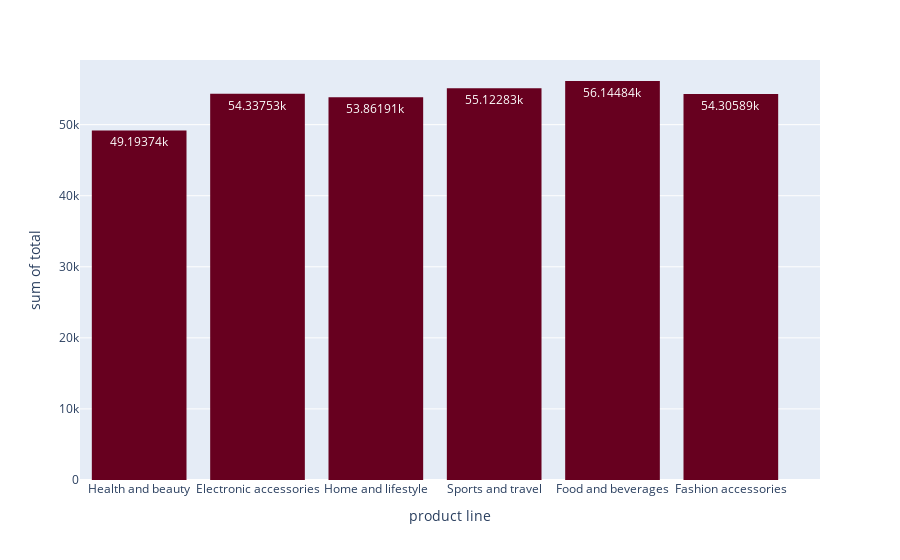

Source (notebook cell):
### Code cell
px.histogram(df , x =  'product line' , y = 'total' , text_auto=True ,color_discrete_sequence=px.colors.sequential.RdBu)

### Figure 1 — Plotly figure (JSON) as saved in the notebook; plotly's stock layout.template omitted (floating-point values rounded to 4 significant figures; data arrays with more than 128 entries replaced by an {"elided": "..."} marker saying what was removed)
{"data": [{"alignmentgroup": "True", "bingroup": "x", "histfunc": "sum", "hovertemplate": "product line=%{x}<br>sum of total=%{y}<extra></extra>", "legendgroup": "", "marker": {"color": "rgb(103,0,31)", "pattern": {"shape": ""}}, "name": "", "offsetgroup": "", "orientation": "v", "showlegend": false, "texttemplate": "%{value}", "type": "histogram", "x": {"elided": "1000 str values"}, "xaxis": "x", "y": {"elided": "1000 float values"}, "yaxis": "y"}], "layout": {"autosize": true, "barmode": "relative", "legend": {"tracegroupgap": 0}, "margin": {"t": 60}, "xaxis": {"anchor": "y", "autorange": false, "domain": [0, 1], "range": [-0.5, 5.753], "title": {"text": "product line"}, "type": "category"}, "yaxis": {"anchor": "x", "autorange": true, "domain": [0, 1], "range": [0, 59100.0], "title": {"text": "sum of total"}, "type": "linear"}}}
